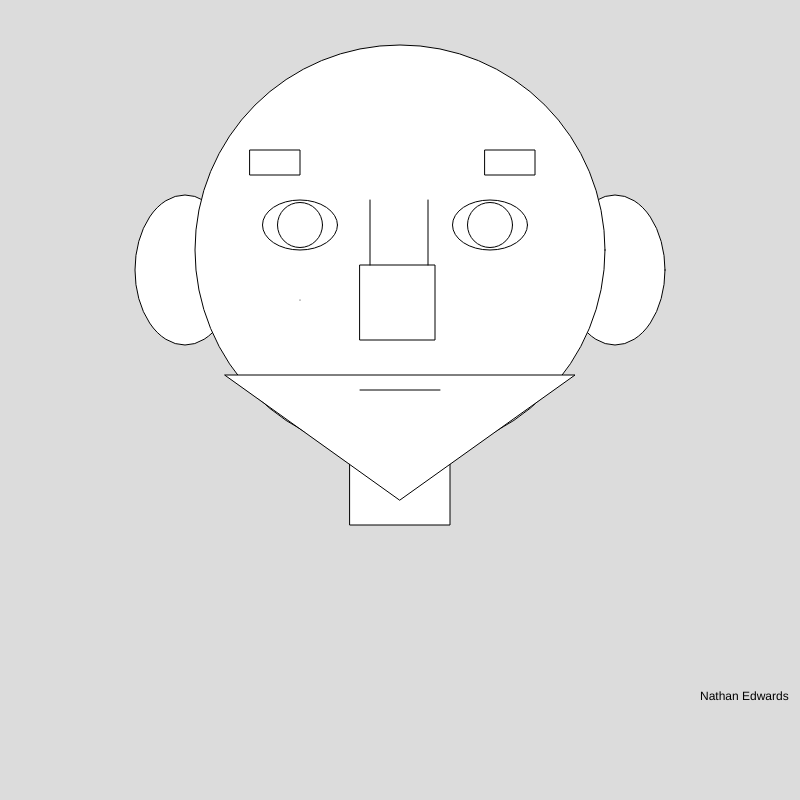
Frame 1 (no input)
Frame 60 (no input): identical to frame 1, image omitted
Frame 120 (the mouse pressed at the canvas centre since frame 60): identical to frame 1, image omitted

The p5.js sketch that drew this single still picture (run headless with seeded random() and noise() and a simulated clock; from frame 60 on, the mouse is pressed at the canvas centre):

// p5.js sketch
// ── sketch.js
function setup() {
  createCanvas(800, 800);
}

function draw() {
  background(220);
  rect(350,400,100,125)
  ellipse(185,270,100,150)
  ellipse(615,270,100,150)
  circle(400,250,410);
  triangle(225,375,575,375,400,500);
  square(360,265,75);
  line(370,265,370,200);
  line(428,265,428,200);
  point(300,300);
  line(360,390, 440,390);
  ellipse(300,225,75,50);
  ellipse(490,225,75,50);
  circle(300,225,45);
  circle(490,225,45);
   rect(250,150,50,25);
  rect(485,150,50,25);
  text('Nathan Edwards',700,700);
}
